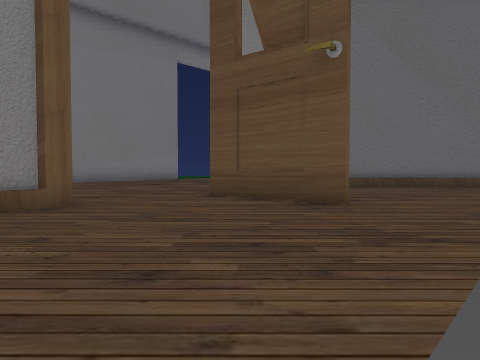
view 1 (above)

13 first-person views from a walk through a 3-D level made in the Unity game engine. The camera is 1.3 m above the floor, tilts 2° down and sees 70° across. The floor is counted in squares, 2 m on a side. Each view is taken from the middle of a square. On the plan, view 1 faces up. The plan holds only what a view shows up to about 10 squares ahead; the rest is blank. The player is left out.

view 2
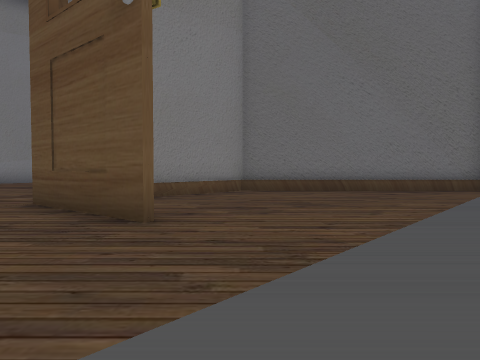

view 3
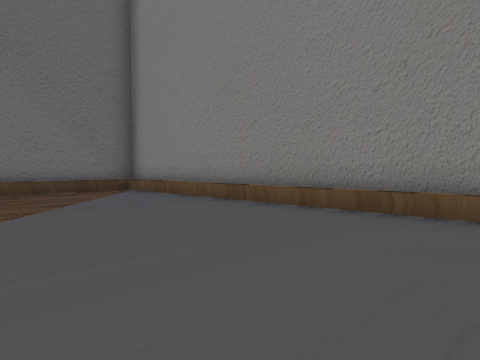

view 4
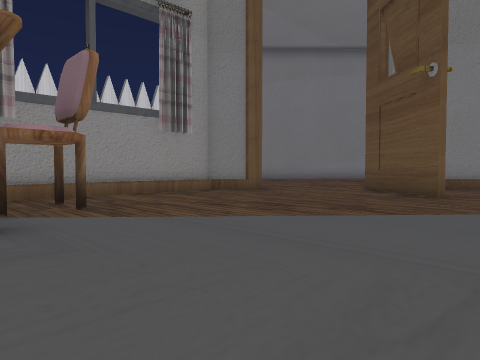

view 5
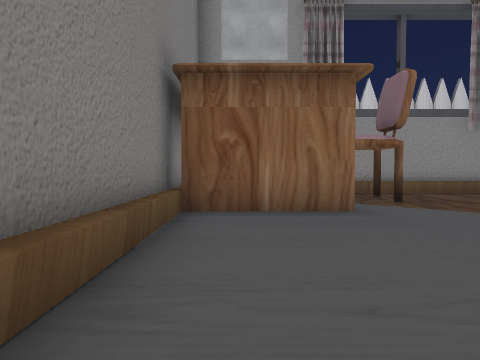

view 6
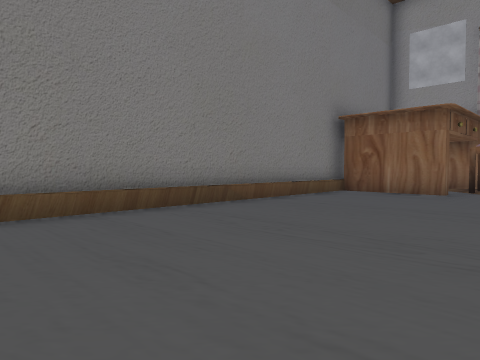

view 7
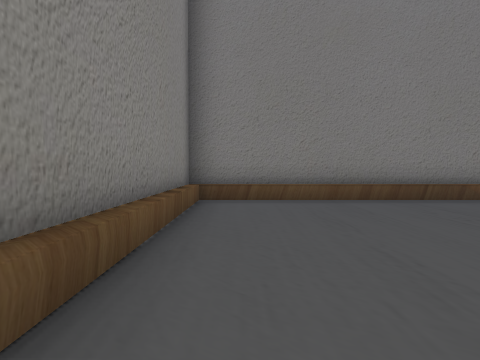

view 8
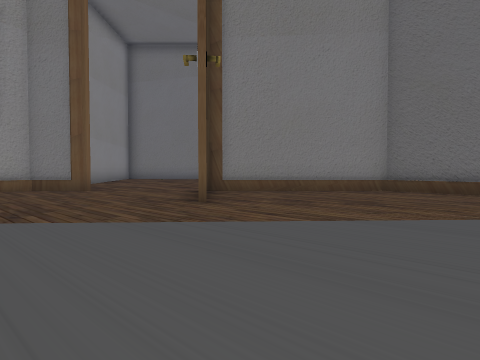

view 9
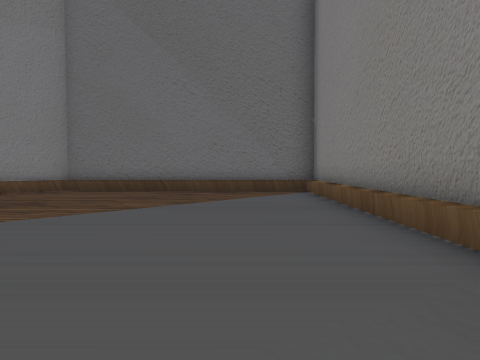

view 10
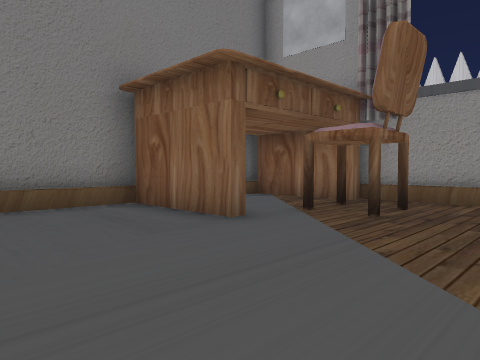

view 11
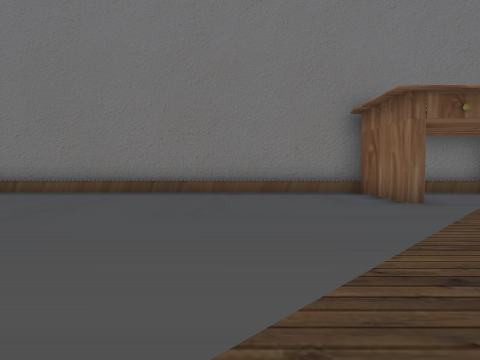

view 12
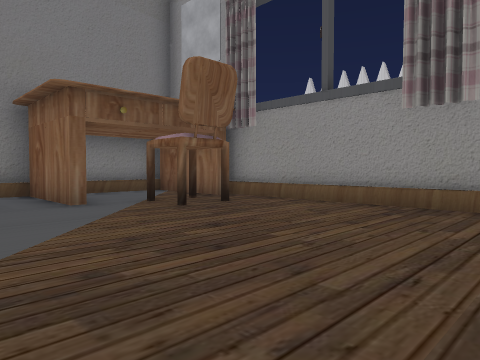

view 13
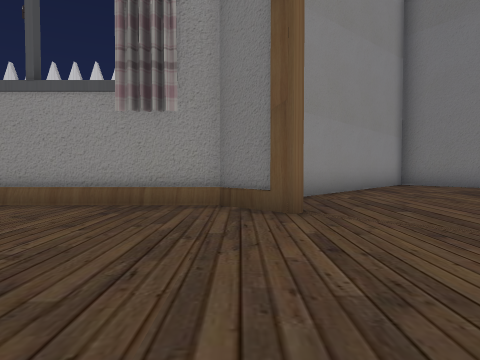

### Floor plan
Points are (right, up) in squares from view 1. A wall is a line through its corners. A room is listed if a view was taken in it or the views show most of it. See-through windows are left out.
Room 1 (views 1, 2, 3, 4, 5, 6, 7, 8, 9, 10, 11, 12, 13)
walls: (1.9, 6) (0.2, 7.4); (-0.1, -1.2) (-0.1, -3.9); (-2.8, 5.9) (-4, 4.7) (-4, -1.4); (0.1, -4.1) (10.1, -4.1) (10.1, 11.6); (10.1, 11.8) (3.1, 11.8) (-0.5, 8.2)
low walls: (9.8, 2.8) (9.9, 11.6) (2.9, 11.6); (-0.1, -3.9) (9.9, -3.9); (9.8, -3.3) (9.8, 1.9)
ways out: opening at (-1, -2) to room 2; opening at (-1.5, 6)
Room 2 (no view inside)
walls: (-3.5, -1.2) (-3.5, -3.8); (-3.9, -4.1) (0.1, -4.1)
low walls: (-3.5, -3.8) (-1.4, -3.9)
ways out: opening at (-1, -2) to room 1

Positions as (right, up) in squares from view 1, and headings:
1: (0, 0), facing up
2: (3, 2), facing up
3: (5, 2), facing up-right
4: (4, -2), facing up-left
5: (5, -3), facing left
6: (9, 1), facing down-left
7: (9, 3), facing down
8: (7, 2), facing up-left
9: (8, 2), facing up
10: (3, 2), facing down-left
11: (3, 5), facing down
12: (2, 5), facing down-left
13: (2, 5), facing left
